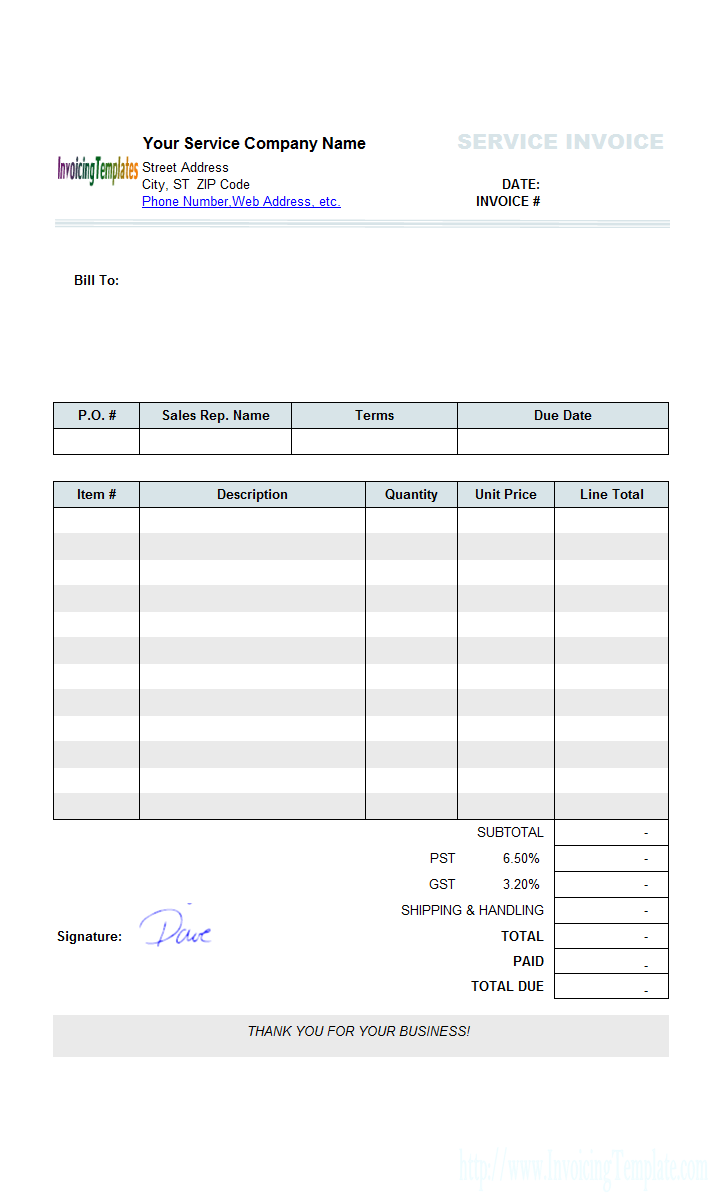
#> input picture 1.jpg, 718 x 1204 px
$ jupyter execute --allow-errors image_processing_opencv.ipynb
#> lines starting #> are read from the running program, lines starting #| are printed output that depends on the picture
[cell 1]
import pytesseract
import requests
from PIL import Image
from PIL import ImageFilter
import cv2
import numpy as np
import textblob as tb
import matplotlib.pyplot as plt

[cell 2]
pytesseract.pytesseract.tesseract_cmd = 'C:\\Program Files\\Tesseract-OCR\\tesseract.exe'

### Write a function to Highlight table grid on the Image and change its color to crimson and return modified image.

[cell 3]
image=cv2.imread("1.jpg")
#> image is the input picture: shape (1204, 718, 3); mean B, G, R 247, 246.6, 246.1
def table(image):
    scale_percent = 20 # percent of original size
    width = int(img.shape[1] * scale_percent / 100)
    height = int(img.shape[0] * scale_percent / 100)
    dim = (width, height)
    # resize image
    resized = cv2.resize(image1, dim, interpolation = cv2.INTER_AREA)
    overlay=resized.copy()
    output=resized.copy()
    cv2.rectangle(overlay,(38,240),(480,408),(0,0,153),2)
    cv2.line(overlay,(99,240),(99,407),(0,0,153),2)
    cv2.line(overlay,(260,240),(260,407),(0,0,153),2)
    cv2.line(overlay,(330,240),(330,407),(0,0,153),2)
    cv2.line(overlay,(395,240),(395,407),(0,0,153),2)

    return cv2.addWeighted(overlay,0.6,output,0.4,0,output)

#> (a cell that did not finish here is left out)

### Write a function to highlight and fill the following Labels (Merchant ID, Transaction ID) in light blue and Its values in light red and return modified image.

[cell 5]
img = cv2.imread("2.jpg")
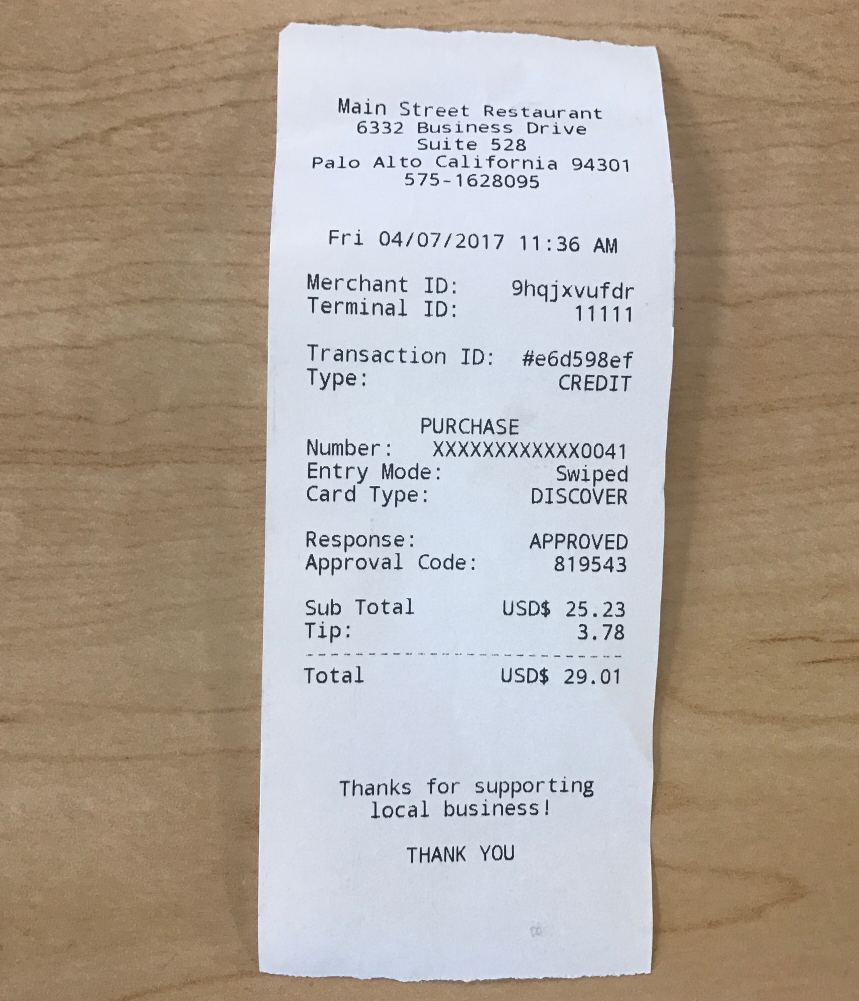
#> input picture 2.JPG, 2577 x 3001 px, found by its file name (shown at 1/3 size)
#> img is the input picture: shape (3001, 2577, 3); mean B, G, R 154.3, 165.2, 175.3

[cell 6]
def highlight(img):
    scale_percent = 30 # percent of original size
    width = int(img.shape[1] * scale_percent / 100)
#> width = 773
    height = int(img.shape[0] * scale_percent / 100)
#> height = 900
    dim = (width, height)
#> dim = (773, 900)
    # resize image
    resized = cv2.resize(img, dim, interpolation = cv2.INTER_AREA)
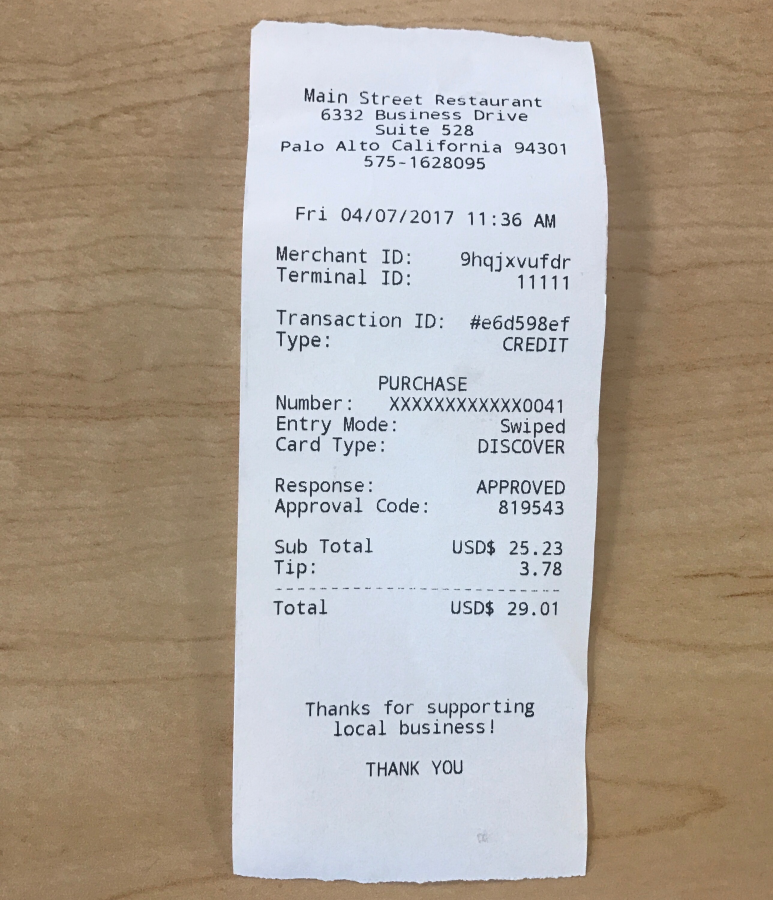
#> resized: shape (900, 773, 3); mean B, G, R 154.3, 165.2, 175.3
    overlay=resized.copy()
    output=resized.copy()
    cv2.rectangle(overlay, (275,330), (440,310), (200,0,0), -1)
    cv2.rectangle(overlay,(275,245),(420,265),(200,0,0),-1)
    cv2.rectangle(overlay, (460,310), (570,330), (0,0,200), -1)
    cv2.rectangle(overlay,(460,252),(570,272),(0,0,200),-1)
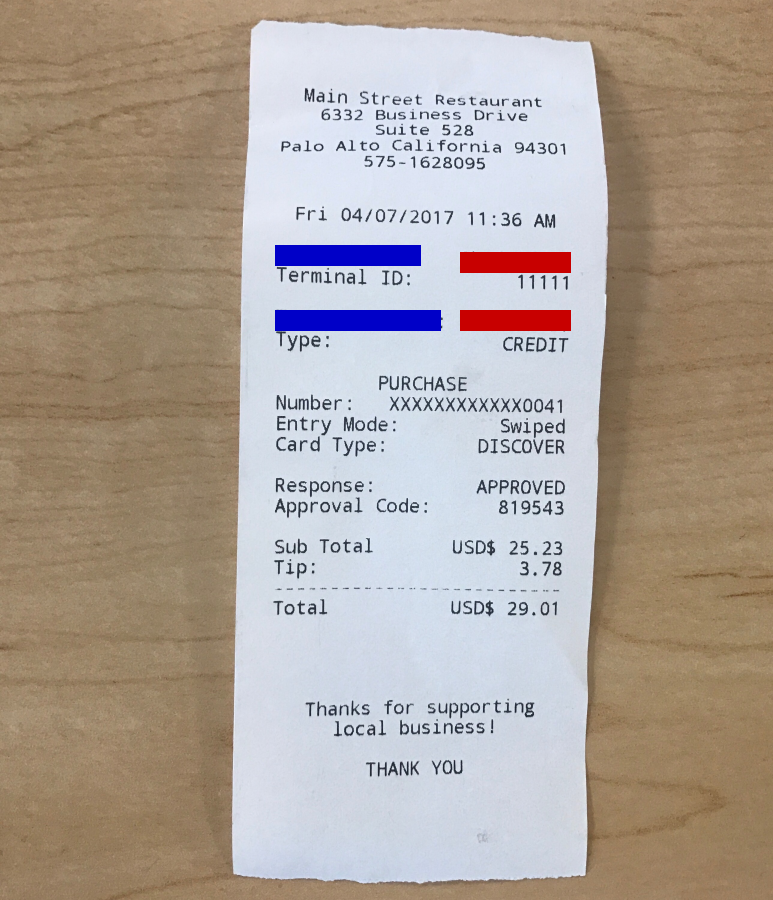
#> overlay: shape (900, 773, 3); mean B, G, R 152.9, 162, 173.7

    return cv2.addWeighted(overlay,0.3,output,0.7,0,output) #making the rectangles transparent

[cell 7]
cv2.imshow("Modified image", highlight(img))
cv2.waitKey(0)
cv2.destroyAllWindows()

### Train your own digit classifier using CNN and predict the digits

[cell 8]
img=cv2.imread('5.jpg')
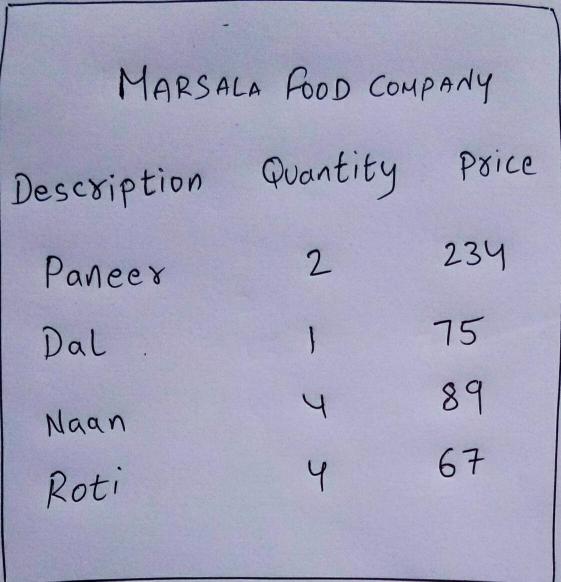
#> input picture 5.jpg, 1122 x 1163 px (shown at 1/2 size)
#> img is the input picture: shape (1163, 1122, 3); mean B, G, R 188.1, 162.4, 162.6

[cell 9]
# Import libraries required to do operations like convolution, gaussian blur, sobel operator, pixel manipulation, etc.

from scipy import misc
from scipy import ndimage
import numpy as np
import matplotlib.pyplot as plt
from IPython.html.widgets import *

[cell 10]
# Load image into variable and display it
img = cv2.imread('5.jpg')
y=470
x=600
h=550
w=500
img = img[y:y+h, x:x+w]
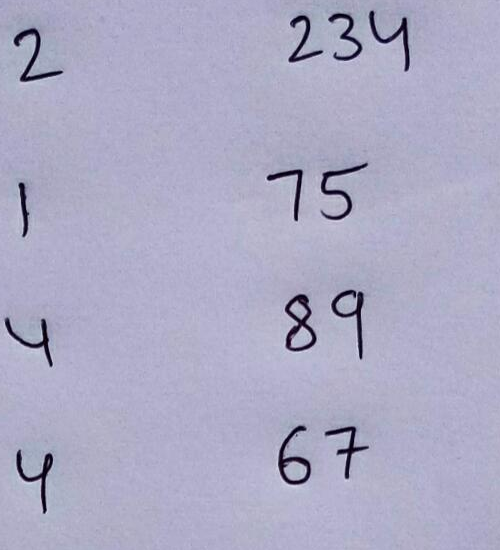
#> img: shape (550, 500, 3); mean B, G, R 197.2, 171, 173
#> (the rest of this cell did not finish here and is left out)

[cell 11]
# Blur the grayscale image so that only important edges are extracted and the noisy ones ignored
img_gray_blurred = ndimage.gaussian_filter(img, sigma=1.4) # Note that the value of sigma is image specific so please tune it
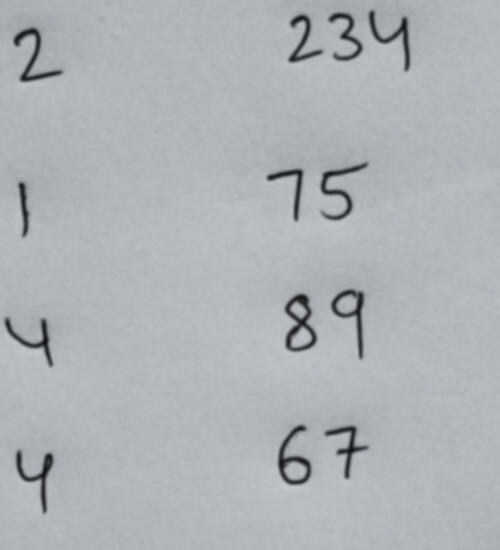
#> img_gray_blurred: shape (550, 500, 3); mean B, G, R 183.2, 178.7, 174.8
plt.imshow(img_gray_blurred, cmap = plt.get_cmap('gray'))
#> (this line was passed over: IPython is not available in this run)
plt.show()

[cell 12]
ret,thresh1 = cv2.threshold(img_gray_blurred,131,255,cv2.THRESH_BINARY)
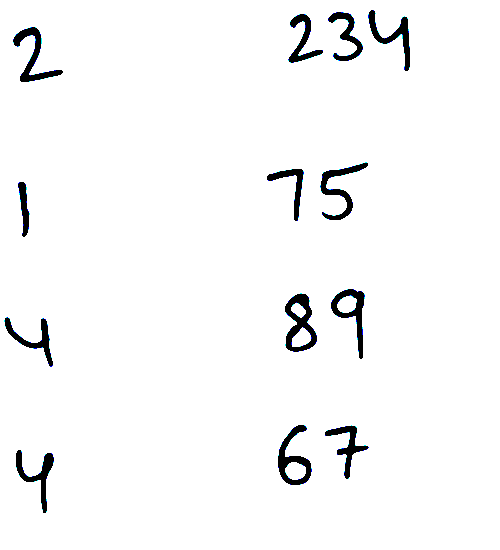
#> thresh1: shape (550, 500, 3); mean B, G, R 247.6, 247.4, 247.1
thresh2 = cv2.bitwise_not(thresh1)
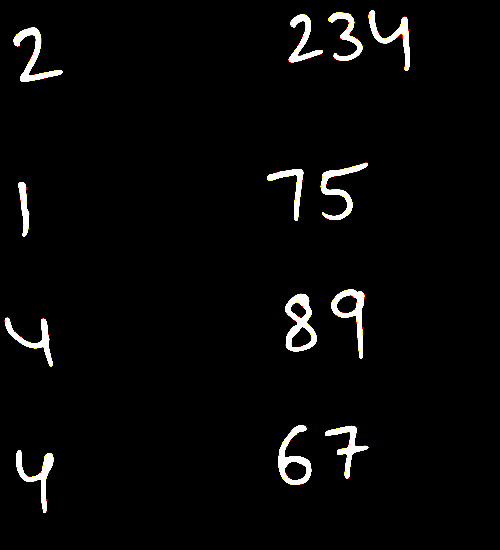
#> thresh2: shape (550, 500, 3); mean B, G, R 7.4, 7.6, 7.9
    # [4 lines of commented-out code are left out]

[cell 13]
plt.imshow(thresh2)
#> (this line was passed over: IPython is not available in this run)
